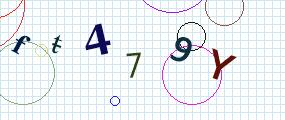
#> input picture CDC_Captcha/captcha_images/1.jpeg, 285 x 120 px
$ jupyter execute --allow-errors Captcha_Solver.ipynb
#> lines starting #> are read from the running program, lines starting #| are printed output that depends on the picture; after the words box and inside, x2 and y2 are one past the last pixel; in counts of white or black regions, pixels touching at a corner belong together
# Captcha Solver
At least an attempt I guess, didn't work out tho :(

### Import Image

[cell 1]
import numpy as np
import cv2
import matplotlib.pyplot as plt
import matplotlib.image as mpimg
from scipy.ndimage import interpolation as inter
import itertools
import pytesseract
import requests
import json
import imutils
import tqdm
from pprint import pprint
from PIL import Image

captcha_path = './captcha_images/1.jpeg'
img = cv2.imread(captcha_path)
#> img is the input picture: shape (120, 285, 3); mean B, G, R 240, 237.7, 233.7
imgplot = plt.imshow(img)
plt.show()
print(img.shape)
#| (120, 285, 3)

[cell 2]
gray = cv2.cvtColor(img, cv2.COLOR_BGR2GRAY)
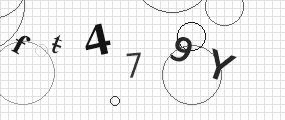
#> gray: shape (120, 285); min 4, max 255, mean 236.8
imgplot = plt.imshow(gray, cmap='gray')
plt.show()

### Otsu Transformation

[cell 3]
thresh = cv2.threshold(gray, 127, 255, cv2.THRESH_BINARY_INV + cv2.THRESH_OTSU)[1]
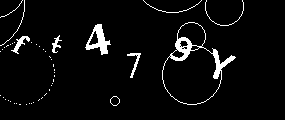
#> thresh: shape (120, 285); 4.6% white; 47 white regions (37 under 20 px), largest, box (x1, y1, x2, y2) and area: (162, 22, 236, 105) 680, (85, 24, 111, 55) 337, (11, 36, 30, 54) 108
imgplot = plt.imshow(thresh, cmap='gray')
plt.show()

### Erosion Followed by Dilation

[cell 4]
# Taking a matrix of size 5 as the kernel
kernel = np.ones((2,2), np.uint8)

img_erosion = cv2.erode(thresh, kernel, iterations=1)
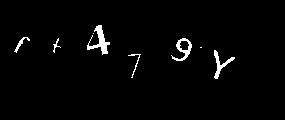
#> img_erosion: shape (120, 285); 2.1% white; 8 white regions (2 under 20 px), largest, box (x1, y1, x2, y2) and area: (87, 25, 110, 55) 251, (171, 38, 192, 61) 170, (214, 50, 235, 79) 162, (14, 37, 30, 53) 60, (128, 54, 141, 78) 49, (53, 38, 61, 53) 33
img_dilation = cv2.dilate(img_erosion, kernel, iterations=1)
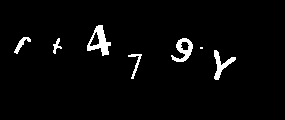
#> img_dilation: shape (120, 285); 3.1% white; 7 white regions (1 under 20 px)

imgplot = plt.imshow(img_dilation, cmap='gray')
plt.show()

## Find Contours

[cell 5]
items = cv2.findContours(img_dilation, cv2.RETR_TREE, cv2.CHAIN_APPROX_SIMPLE)
#> items = 9 contours, 1 with area under 20; largest, box (x1, y1, x2, y2) and area: (87, 25, 111, 56) 355, (171, 38, 193, 62) 253, (214, 50, 236, 80) 179, (89, 31, 100, 47) 85, (14, 37, 31, 54) 71, (180, 41, 190, 51) 60, (128, 54, 142, 79) 58, (53, 38, 62, 54) 40
contours = items[0] if len(items) == 2 else items[1]
#> contours has the same summary as items

img_contour = img.copy()
selected_countours = []
for i in range(len(contours)):
    area = cv2.contourArea(contours[i])
    # print(area)
    if area > 10:
        selected_countours.append(contours[i])
        cv2.drawContours(img_contour, contours, i, (0, 0, 255), 0)
#> this loop made 9 passes
#> area on passes 1, 2, 4, 5, 6, 7, 8, 9: 58.5, 179, 253, 60.5, 39.5, 71, 355, 85
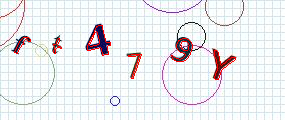
#> img_contour: shape (120, 285, 3); 1.42% of pixels changed, all inside (x1, y1, x2, y2) = (14, 25, 236, 80)
#> after the loop, selected_countours = 8 contours; box (x1, y1, x2, y2) and area: (87, 25, 111, 56) 355, (171, 38, 193, 62) 253, (214, 50, 236, 80) 179, (89, 31, 100, 47) 85, (14, 37, 31, 54) 71, (180, 41, 190, 51) 60, (128, 54, 142, 79) 58, (53, 38, 62, 54) 40

imgplot = plt.imshow(img_contour)
plt.show()
print("Number of contours: ", len(selected_countours))
#| Number of contours:  8

## Get Bounding Boxes from Contours

[cell 6]
bound_expansion = 2
bounded_img = img.copy()
boxes = []
for i in range(len(selected_countours)):
    x, y, w, h = cv2.boundingRect(selected_countours[i])
    x -= bound_expansion
    y -= bound_expansion
    w += 2*bound_expansion
    h += 2*bound_expansion
    boxes.append((x, y, w, h))
    cv2.rectangle(bounded_img, (x, y), (x+w, y+h), (0, 255, 0), 2)
#> this loop made 8 passes
#> (x, y, w, h) on passes 1 to 8: (126, 52, 18, 29), (212, 48, 26, 34), (169, 36, 26, 28), (178, 39, 14, 14), (51, 36, 13, 20), (12, 35, 21, 21), (85, 23, 28, 35), (87, 29, 15, 20)
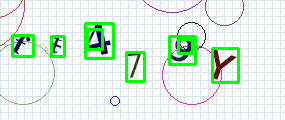
#> bounded_img: shape (120, 285, 3); 6.2% of pixels changed, all inside (x1, y1, x2, y2) = (11, 22, 240, 84)
#> after the loop, boxes = [(126, 52, 18, 29), (212, 48, 26, 34), (169, 36, 26, 28), (178, 39, 14, 14), (51, 36, 13, 20), (12, 35, 21, 21), (85, 23, 28, 35), (87, 29, 15, 20)]

imgplot = plt.imshow(bounded_img)
plt.show()

### Combine Overlapping Boxes

[cell 7]
# Combined Boxes
def union(a,b):
  x = min(a[0], b[0])
  y = min(a[1], b[1])
  w = max(a[0]+a[2], b[0]+b[2]) - x
  h = max(a[1]+a[3], b[1]+b[3]) - y
  return (x, y, w, h)

def intersection(a,b):
  x = max(a[0], b[0])
  y = max(a[1], b[1])
  w = min(a[0]+a[2], b[0]+b[2]) - x
  h = min(a[1]+a[3], b[1]+b[3]) - y
  if w<0 or h<0: return () # or (0,0,0,0) ?
  return (x, y, w, h)

def merge_recs(rects):
    while (1):
        found = 0
        for ra, rb in itertools.combinations(rects, 2):
            if intersection(ra, rb):
                if ra in rects:
                    rects.remove(ra)
                if rb in rects:
                    rects.remove(rb)
                rects.append((union(ra, rb)))
                found = 1
                break
        if found == 0:
            break
#> after the loop, rects = [(126, 52, 18, 29), (212, 48, 26, 34), (51, 36, 13, 20), (12, 35, 21, 21), (169, 36, 26, 28), (85, 23, 28, 35)]

    return rects
boxes = merge_recs(boxes)
#> boxes has the same summary as rects in merge_recs
boxes.sort()
pprint(boxes)
#| [(12, 35, 21, 21),
#|  (51, 36, 13, 20),
#|  (85, 23, 28, 35),
#|  (126, 52, 18, 29),
#|  (169, 36, 26, 28),
#|  (212, 48, 26, 34)]

grouped_bounded_img = img.copy()
for i in range(len(boxes)):
    x, y, w, h = boxes[i]
    cv2.rectangle(grouped_bounded_img, (x, y), (x+w, y+h), (0, 255, 0), 2)
#> this loop made 6 passes
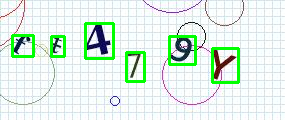
#> grouped_bounded_img: shape (120, 285, 3); 5.18% of pixels changed, all inside (x1, y1, x2, y2) = (11, 22, 240, 84)

imgplot = plt.imshow(grouped_bounded_img)
plt.show()

$ run again, with CDC_Captcha/captcha_images/2.jpeg copied over CDC_Captcha/captcha_images/1.jpeg
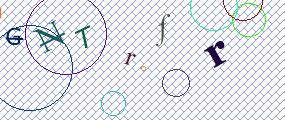
#> input picture CDC_Captcha/captcha_images/2.jpeg, 285 x 120 px
#> img is the input picture: shape (120, 285, 3); mean B, G, R 232.3, 226.7, 224.7
#| (120, 285, 3)
#> thresh: shape (120, 285); 22.5% white in thin lines or dots
#> img_erosion: shape (120, 285); 1.8% white; 70 white regions (65 under 20 px), largest, box (x1, y1, x2, y2) and area: (205, 42, 226, 68) 193, (36, 30, 65, 47) 115, (6, 28, 23, 45) 83, (76, 26, 90, 48) 52, (160, 18, 165, 42) 48
#> img_dilation: shape (120, 285); 3.3% white; 60 white regions (53 under 20 px)
#> items = 63 contours, 56 with area under 20; largest, box (x1, y1, x2, y2) and area: (36, 22, 66, 53) 216, (205, 42, 227, 69) 213, (4, 28, 24, 46) 133, (76, 26, 91, 49) 62, (160, 18, 166, 43) 54, (41, 34, 53, 44) 46, (10, 40, 20, 45) 28
#> contours has the same summary as items
#> the loop `for i in range(len(contours)):` made 63 passes
#> area on passes 28, 37, 38, 40, 45, 46, 50: 213, 133, 28.5, 62, 216.5, 45.5, 54
#> after the loop `for i in range(len(contours)):`: selected_countours = 8 contours, 1 with area under 20; largest, box (x1, y1, x2, y2) and area: (36, 22, 66, 53) 216, (205, 42, 227, 69) 213, (4, 28, 24, 46) 133, (76, 26, 91, 49) 62, (160, 18, 166, 43) 54, (41, 34, 53, 44) 46, (10, 40, 20, 45) 28
#| Number of contours:  8
#> the loop `for i in range(len(selected_countours)):` made 8 passes
#> (x, y, w, h) on passes 1 to 8: (125, 52, 9, 16), (203, 40, 26, 31), (2, 26, 24, 22), (8, 38, 14, 9), (74, 24, 19, 27), (34, 20, 34, 35), (39, 32, 16, 14), (158, 16, 10, 29)
#> after the loop `for i in range(len(selected_countours)):`: boxes = [(125, 52, 9, 16), (203, 40, 26, 31), (2, 26, 24, 22), (8, 38, 14, 9), (74, 24, 19, 27), (34, 20, 34, 35), (39, 32, 16, 14), (158, 16, 10, 29)]
#> after the loop in merge_recs, `while (1):`: rects = [(125, 52, 9, 16), (203, 40, 26, 31), (74, 24, 19, 27), (158, 16, 10, 29), (2, 26, 24, 22), (34, 20, 34, 35)]
#> `boxes = merge_recs(boxes)`: boxes has the same summary as rects in merge_recs
#| [(2, 26, 24, 22),
#|  (34, 20, 34, 35),
#|  (74, 24, 19, 27),
#|  (125, 52, 9, 16),
#|  (158, 16, 10, 29),
#|  (203, 40, 26, 31)]
#> the loop `for i in range(len(boxes)):` made 6 passes
#> after the loop `for i in range(len(boxes)):`:
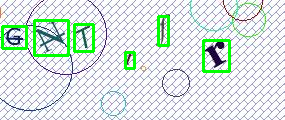
#> grouped_bounded_img: shape (120, 285, 3); 4.88% of pixels changed, all inside (x1, y1, x2, y2) = (1, 15, 231, 73)

$ run again, with CDC_Captcha/captcha_images/3.jpeg copied over CDC_Captcha/captcha_images/1.jpeg
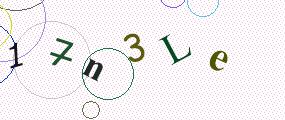
#> input picture CDC_Captcha/captcha_images/3.jpeg, 285 x 120 px
#> img is the input picture: shape (120, 285, 3); mean B, G, R 239.1, 237.6, 240.4
#| (120, 285, 3)
#> thresh: shape (120, 285); 4% white; 36 white regions (28 under 20 px), largest, box (x1, y1, x2, y2) and area: (82, 34, 144, 100) 523, (50, 38, 73, 65) 199, (160, 34, 191, 65) 164
#> img_erosion: shape (120, 285); 1.8% white in thin lines or dots, all inside (x1, y1, x2, y2) = (11, 35, 227, 80)
#> img_dilation: shape (120, 285); 2.8% white; 8 white regions
#> items = 8 contours; box (x1, y1, x2, y2) and area: (51, 39, 74, 66) 146, (125, 35, 145, 63) 135, (162, 37, 192, 64) 110, (211, 52, 222, 72) 87, (93, 63, 104, 81) 74, (11, 44, 24, 69) 70, (85, 60, 96, 77) 67, (223, 54, 228, 64) 24
#> contours has the same summary as items
#> the loop `for i in range(len(contours)):` made 8 passes
#> area on passes 1 to 8: 74.5, 67, 24, 87, 69.5, 145.5, 109.5, 135
#> after the loop `for i in range(len(contours)):`: selected_countours has the same summary as items
#| Number of contours:  8
#> the loop `for i in range(len(selected_countours)):` made 8 passes
#> (x, y, w, h) on passes 1 to 8: (91, 61, 15, 22), (83, 58, 15, 21), (221, 52, 9, 14), (209, 50, 15, 24), (9, 42, 17, 29), (49, 37, 27, 31), (160, 35, 34, 31), (123, 33, 24, 32)
#> after the loop `for i in range(len(selected_countours)):`: boxes = [(91, 61, 15, 22), (83, 58, 15, 21), (221, 52, 9, 14), (209, 50, 15, 24), (9, 42, 17, 29), (49, 37, 27, 31), (160, 35, 34, 31), (123, 33, 24, 32)]
#> after the loop in merge_recs, `while (1):`: rects = [(9, 42, 17, 29), (49, 37, 27, 31), (160, 35, 34, 31), (123, 33, 24, 32), (83, 58, 23, 25), (209, 50, 21, 24)]
#> `boxes = merge_recs(boxes)`: boxes has the same summary as rects in merge_recs
#| [(9, 42, 17, 29),
#|  (49, 37, 27, 31),
#|  (83, 58, 23, 25),
#|  (123, 33, 24, 32),
#|  (160, 35, 34, 31),
#|  (209, 50, 21, 24)]
#> the loop `for i in range(len(boxes)):` made 6 passes
#> after the loop `for i in range(len(boxes)):`:
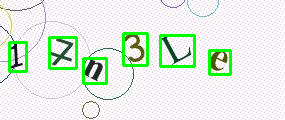
#> grouped_bounded_img: shape (120, 285, 3); 5.51% of pixels changed, all inside (x1, y1, x2, y2) = (8, 32, 232, 85)
